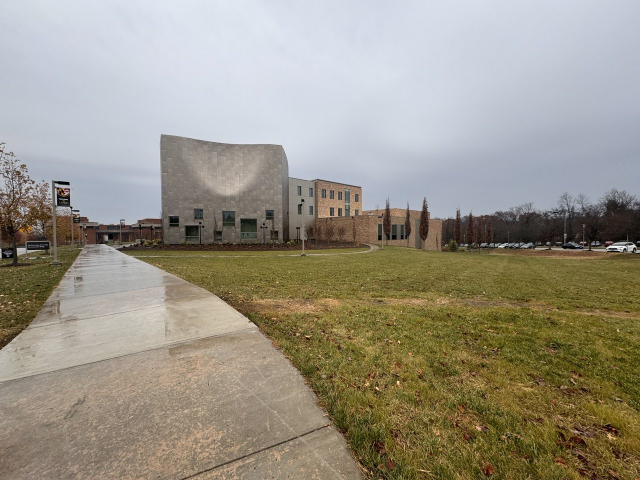
#> input picture src/data/p0.jpg, 1280 x 960 px (shown at 1/2 size); its folder holds 2 pictures in this run
$ python 01_data_processing.py data data/p1.jpg
#> lines starting #> are read from the running program, lines starting #| are printed output that depends on the picture
# Data Processing code
# Usage:
# python3 02_feature_extraction.py ../data3 data
# note: path provided is relative to src directory


import cv2
import numpy as np
import os
import sys
from natsort import natsorted

# [37 lines left out: function findHomo, not called in this run]

alpha_values = [0.5]
interpolated_results = []
alpha = 0.5

# Recursively create warped images from angles in between original two
# [15 lines left out: function recurse_interp, not called in this run]
    #recurse_interp(i_result, im2, c - 1)


# testWarp = recurse_interp(building1, building2, 2)


def crop_images(initial_path, final_path):
    # Check if the final image path exists, create if not
#> called with initial_path = 'data', final_path = 'data/p1.jpg'
    if not os.path.exists(final_path):
        os.makedirs(final_path)

    # Get a list of all image files in the initial path and sort them
    image_files = natsorted([f for f in os.listdir(initial_path) if f.lower().endswith(('.png', '.jpg', '.jpeg', '.bmp'))])

    # Iterate over each image file
    for idx, image_file in enumerate(image_files):
        print(image_file)
        # Read the image
        img = cv2.imread(os.path.join(initial_path, image_file))
#> img is the input picture: shape (960, 1280, 3); mean B, G, R 134.1, 148.1, 153.7

        # Get the center coordinates of the image
        center_x, center_y = img.shape[1] // 2, img.shape[0] // 2
#> center_x = 640; center_y = 480

        # Calculate the new crop dimensions (75% of the actual width and height)
        crop_width = int(0.75 * img.shape[1])
#> crop_width = 960
        crop_height = int(0.75 * img.shape[0])
#> crop_height = 720

        # Crop the image around the center to the specified dimensions
        cropped_img = img[center_y - crop_height // 2:center_y + crop_height // 2,
                          center_x - crop_width // 2:center_x + crop_width // 2]
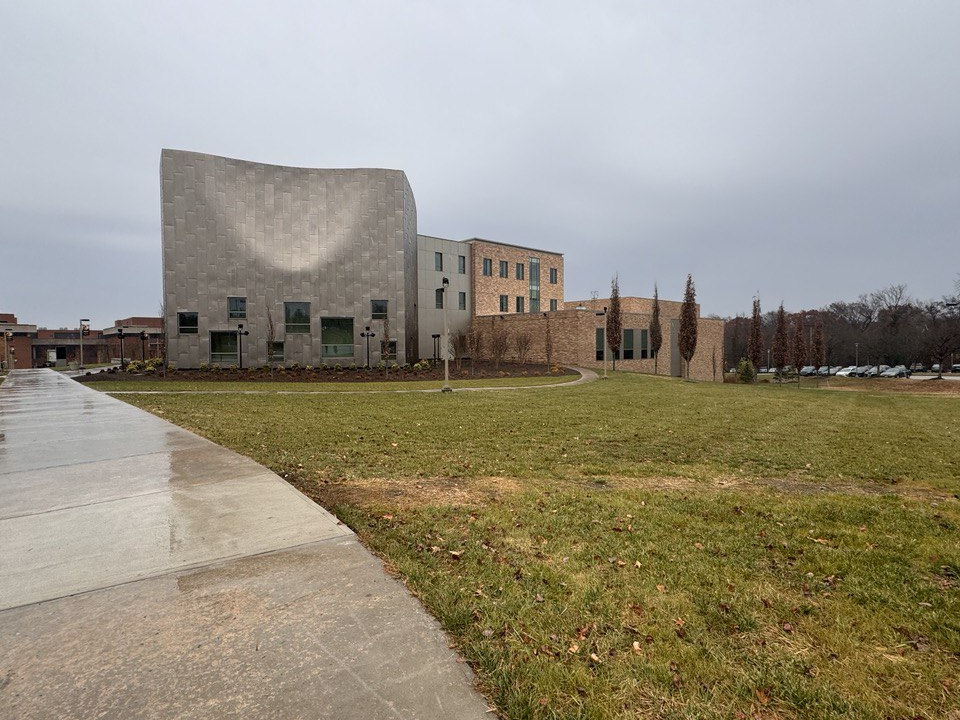
#> cropped_img: shape (720, 960, 3); mean B, G, R 131.2, 147.1, 153.1

        # Rename and save the processed image to the final path
        new_image_name = f"image{idx}.png"
        cv2.imwrite(os.path.join(final_path, new_image_name), cropped_img)
#> pass 2 of the loop in crop_images, `for idx, image_file in enumerate(image_files):`:
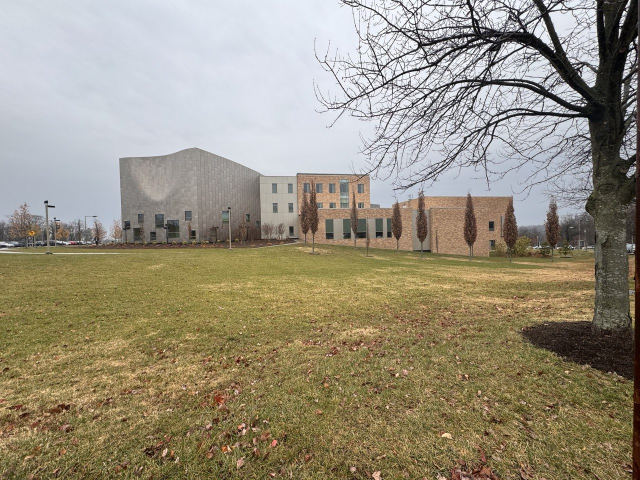
#> input picture src/data/p1.jpg, 1280 x 960 px (shown at 1/2 size)
#> in crop_images, img is the input picture: shape (960, 1280, 3); mean B, G, R 124.5, 143.4, 151.7
#> in crop_images, `cropped_img = img[center_y - crop_height // 2:center_y + crop_height /..`:
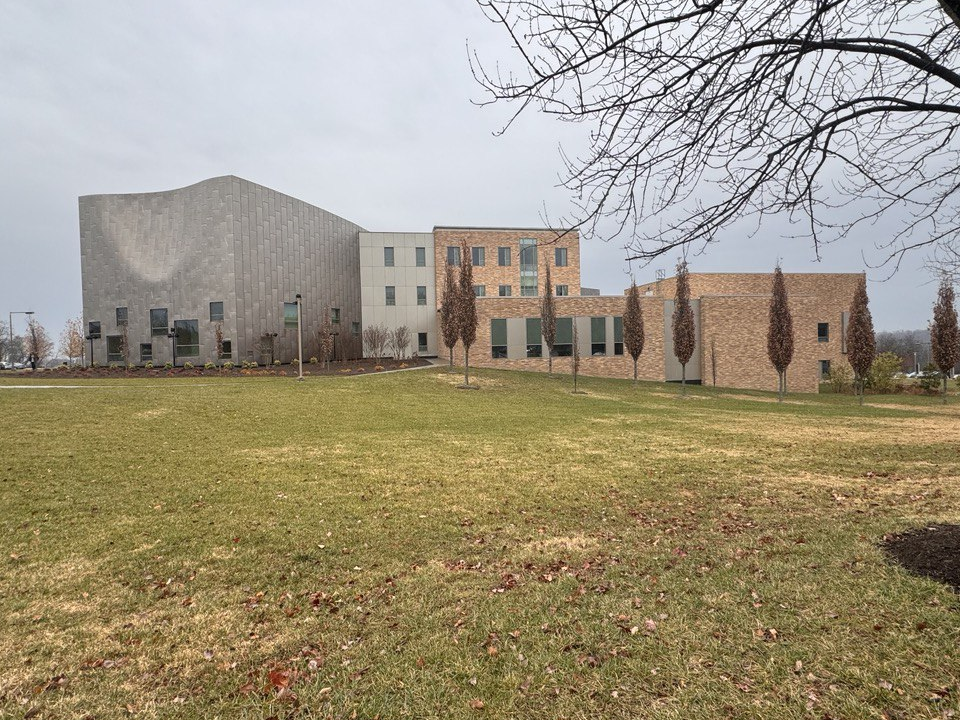
#> cropped_img: shape (720, 960, 3); mean B, G, R 128.6, 150.3, 159.8

if __name__ == "__main__":
    if len(sys.argv) != 3:
        print("Usage: python3 02_feature_extraction.py initial/images/path final/images/path")
    else:
        i_images_path = sys.argv[1]
        f_images_path = sys.argv[2]

        crop_images(i_images_path, f_images_path)
